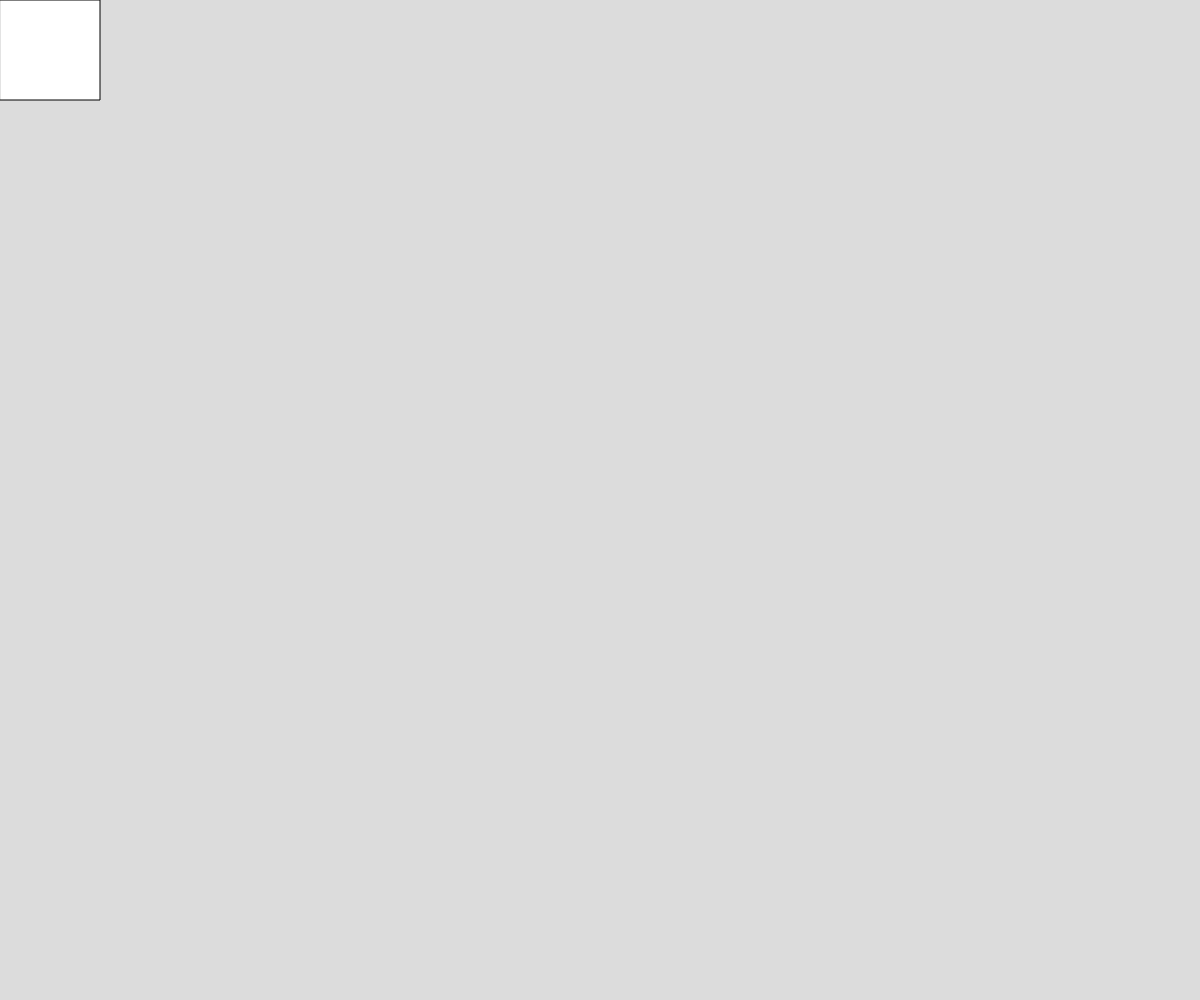
Frame 1 (no input)
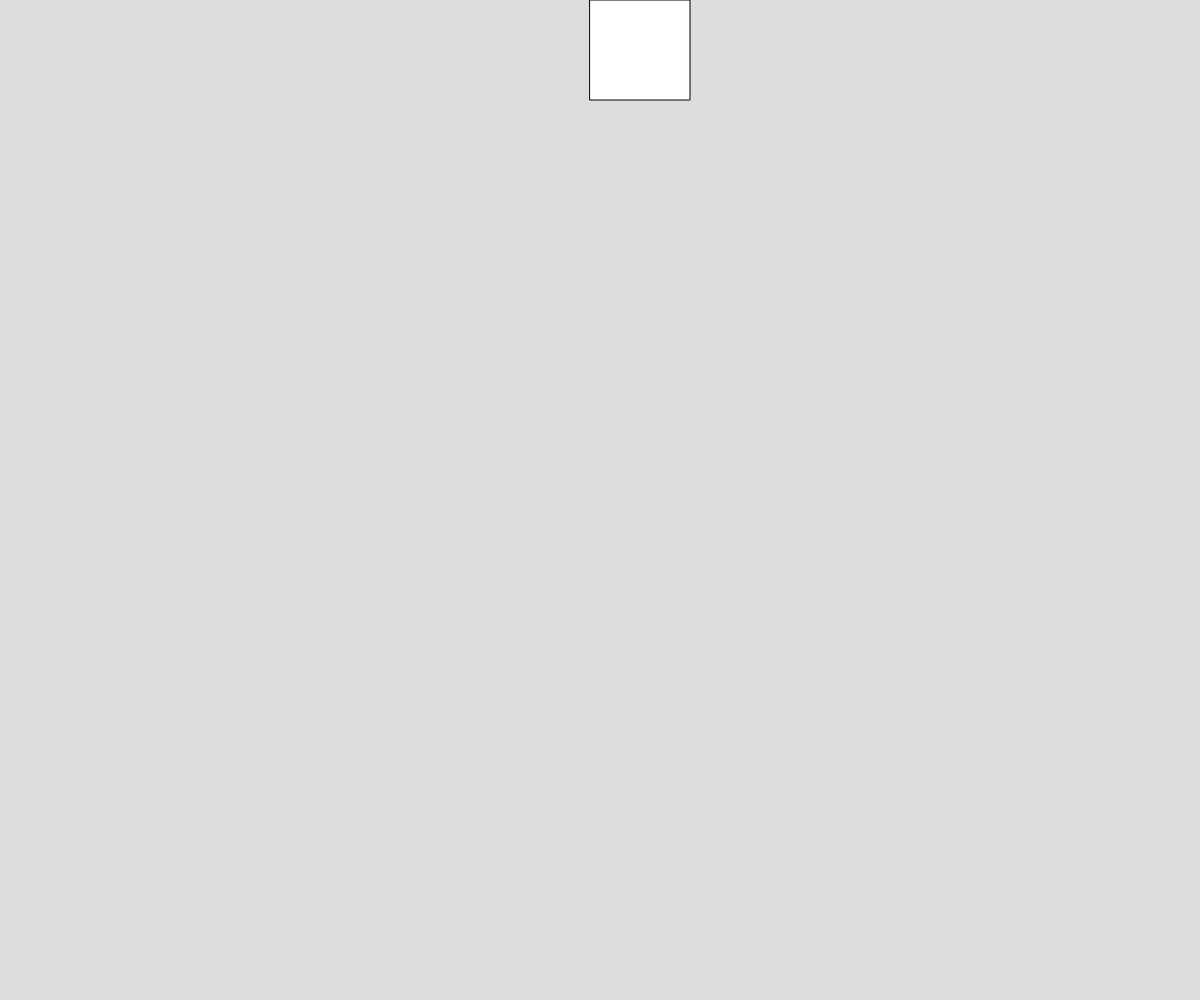
Frame 60 (no input)
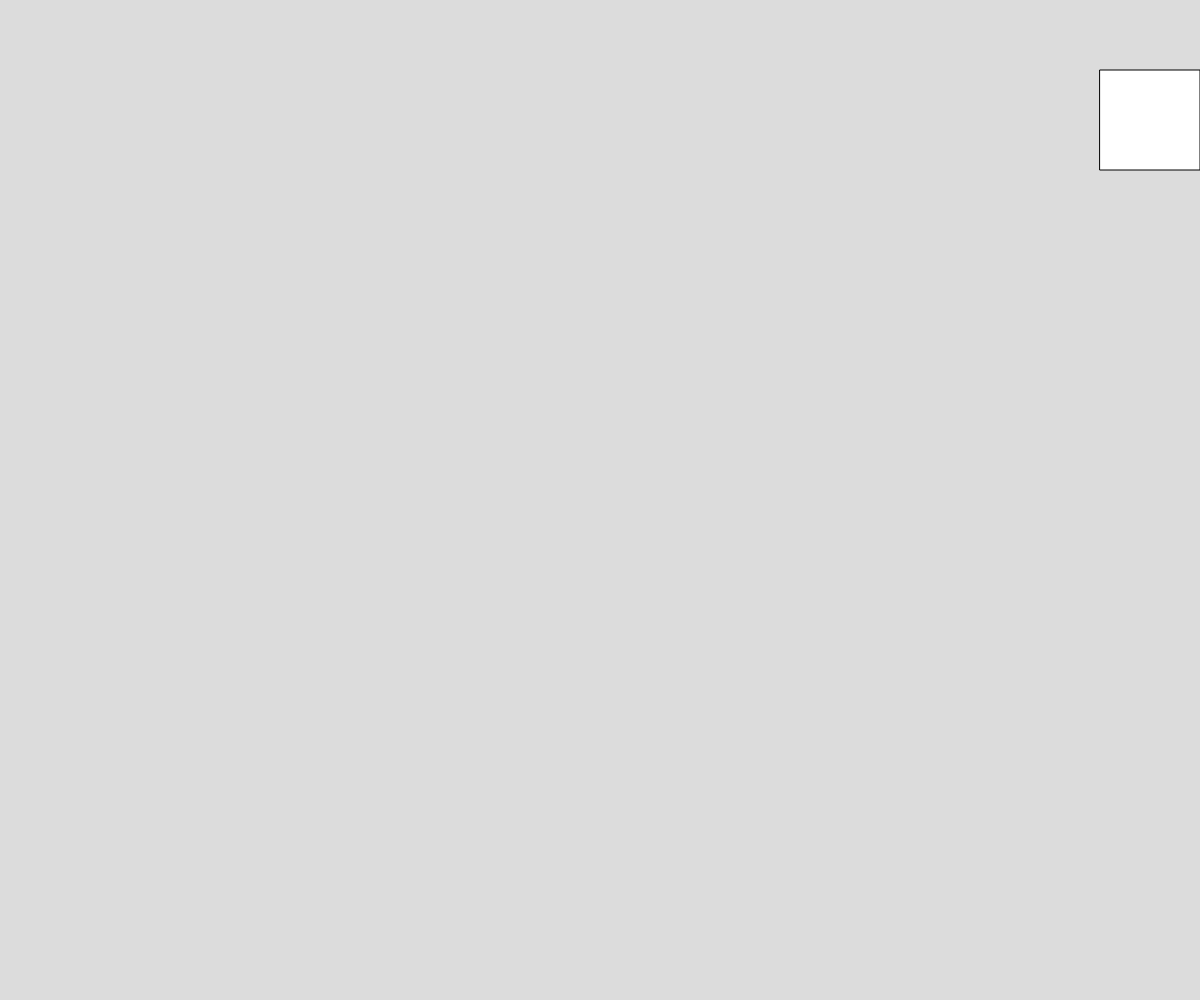
Frame 120 (the mouse pressed at the canvas centre since frame 60)

The p5.js sketch that drew these frames (run headless with seeded random() and noise() and a simulated clock; from frame 60 on, the mouse is pressed at the canvas centre):

// p5.js sketch
// ── sketch.js
// Project Title
// Your Name
// Date
//
// Extra for Experts:
// - describe what you did to take this project "above and beyond"

let boxsize = 100;
let wall = 0;
let boxX = 0; let boxY = 0;
let sped = boxsize * 0.1

function setup() {
  createCanvas(windowWidth, windowHeight);
}

function draw() {
  background(220);
  drawbox();
}

function wallcalc() {
  switch (wall) {
    case 0:
      if (boxX <= (width - boxsize)) {
        boxX += sped;
      }
      else {
        boxX = width - boxsize;
        wall++;
      }
      break;
    case 1:
      if (boxY <= (height - boxsize)) {
        boxY += sped;
      }
      else {
        boxY = height - boxsize;
        wall++;
      }
      break;
    case 2:
      if (boxX >= 0) {
        boxX -= sped;
      }
      else wall++;
      break;
    case 3:
      if (boxY >= 0) {
        boxY -= sped;
      }
      else wall = 0;
      break;
  }
}

function drawbox() {
  rect(boxX, boxY, boxsize);
  wallcalc();
}
